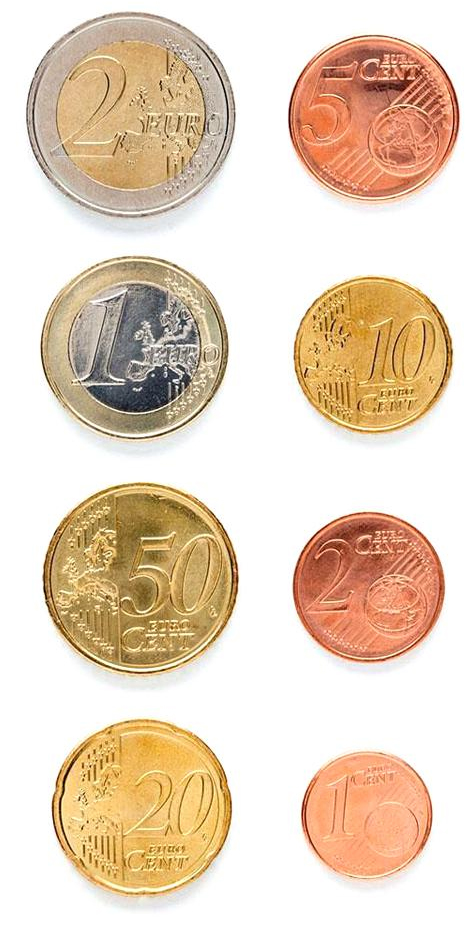
#> input picture P3/Monedas.jpg, 473 x 938 px
$ jupyter execute --allow-errors VC_practica3.ipynb
#> lines starting #> are read from the running program, lines starting #| are printed output that depends on the picture; after the words box and inside, x2 and y2 are one past the last pixel; in counts of white or black regions, pixels touching at a corner belong together
[cell 1]
import cv2
import numpy as np
import matplotlib.pyplot as plt
import csv

  TAREA: Los ejemplos ilustrativos anteriores permiten saber el número de monedas presentes en la imagen. ¿Cómo saber la cantidad de dinero presente en ella? Sugerimos identificar de forma interactiva (por ejemplo haciendo clic en la imagen) una moneda de un valor determinado en la imagen (por ejemplo de 1€). Tras obtener esa información y las dimensiones en milímetros de las distintas monedas, realiza una propuesta para estimar la cantidad de dinero en la imagen. Muestra la cuenta de monedas y dinero sobre la imagen. No hay restricciones sobre utilizar medidas geométricas o de color.

  Una vez resuelto el reto con la imagen ideal proporcionada, captura una o varias imágenes con monedas. Aplica el mismo esquema, tras identificar la moneda del valor determinado, calcula el dinero presente en la imagen. ¿Funciona correctamente? ¿Se observan problemas?

  Nota: Para establecer la correspondencia entre píxeles y milímetros, comentar que la moneda de un euro tiene un diámetro de 23.25 mm. la de 50 céntimos de 24.35, la de 20 céntimos de 22.25, etc.

Extras: Considerar que la imagen pueda contener objetos que no son monedas y/o haya solape entre las monedas. Demo en vivo.

[cell 2]
def redimensionar_imagen(img, ancho_max=800):
    alto, ancho = img.shape[:2]
    if ancho > ancho_max:
        escala = ancho_max / ancho
        nuevo_ancho = int(ancho * escala)
        nuevo_alto = int(alto * escala)
        img_redim = cv2.resize(img, (nuevo_ancho, nuevo_alto))
        return img_redim
    else:
        return img

#  --- 1. Cargar imágenes ---
img = cv2.imread("Monedas.jpg")
#> img is the input picture: shape (938, 473, 3); mean B, G, R 191.5, 212.3, 231.8
img1 = cv2.imread("test_monedas1.jpg")
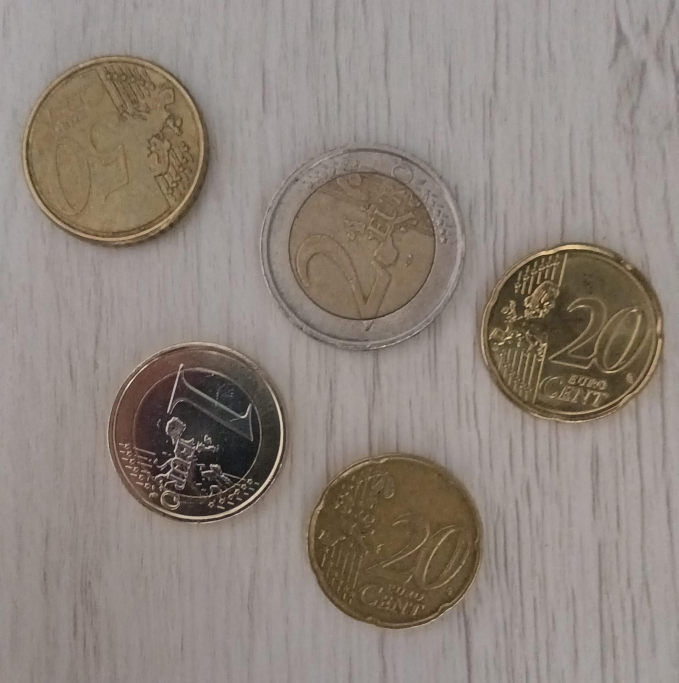
#> input picture P3/test_monedas1.jpg, 2035 x 2048 px (shown at 1/3 size)
#> img1 is the input picture: shape (2048, 2035, 3); mean B, G, R 124, 132, 142.5
img1 = redimensionar_imagen(img1, ancho_max=800) # nueva imagen
img2 = cv2.imread("monedas3.jpg")
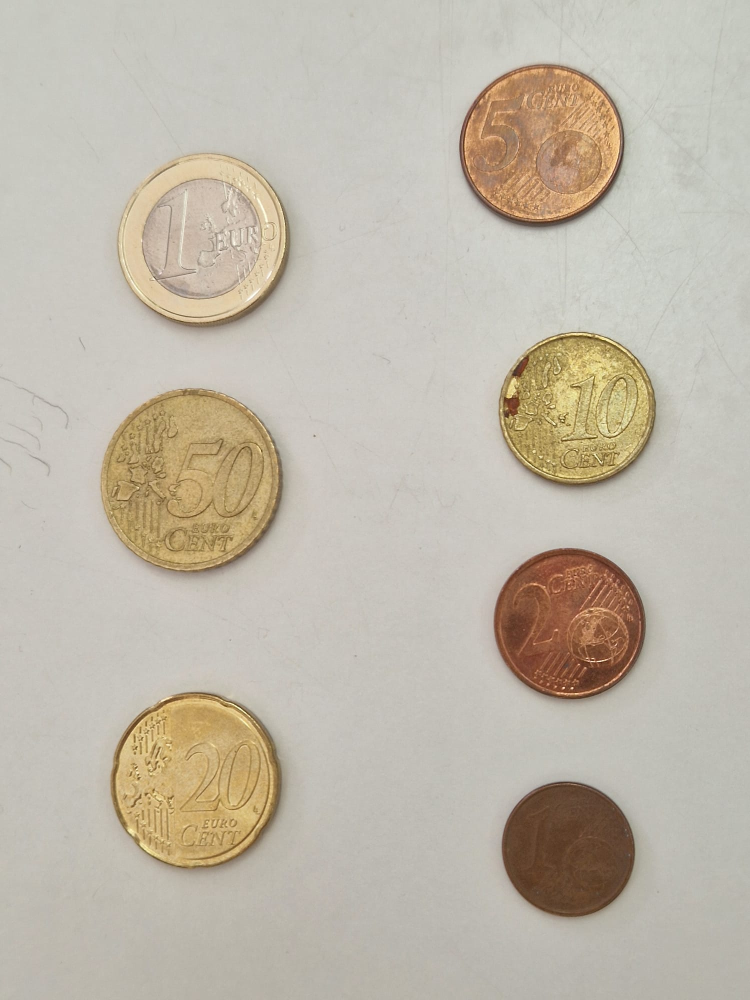
#> input picture P3/monedas3.jpg, 1500 x 2000 px (shown at 1/2 size)
#> img2 is the input picture: shape (2000, 1500, 3); mean B, G, R 170, 184.2, 191.9
img2 = redimensionar_imagen(img2, ancho_max=800)
if img is None or img1 is None:
    raise IOError("No se pudieron cargar las imágenes.")

# --- Función para procesar cada imagen ---
def procesar_monedas(img):
    img_display = img.copy()
    gray = cv2.cvtColor(img, cv2.COLOR_BGR2GRAY)
    gray = cv2.medianBlur(gray, 5)

    # Detectar monedas
    circles = cv2.HoughCircles(
        gray, cv2.HOUGH_GRADIENT, dp=1, minDist=50,
        param1=100, param2=45, minRadius=25, maxRadius=100
    )

    if circles is None:
        raise ValueError("No se detectaron monedas en la imagen.")

    circles = np.uint16(np.around(circles))

    # Dibujar todas las monedas detectadas
    for (x, y, r) in circles[0, :]:
        cv2.circle(img_display, (x, y), r, (0, 255, 0), 2)
        cv2.circle(img_display, (x, y), 2, (0, 0, 255), 3)

    # Selección de la moneda de referencia
    ref_diametro_mm = 23.25
    escala_mm_px = None
    ref_pos = None

    def seleccionar_moneda(event, x, y, flags, param):
        nonlocal escala_mm_px, ref_pos, img_display
        if event == cv2.EVENT_LBUTTONDOWN:
            distancias = [np.sqrt((x - cx)**2 + (y - cy)**2) for (cx, cy, _) in circles[0, :]]
            idx = np.argmin(distancias)
            (cx, cy, r) = circles[0][idx]
            ref_pos = (cx, cy)
            diametro_ref_px = 2 * r
            escala_mm_px = ref_diametro_mm / diametro_ref_px
            print(f"Moneda de referencia seleccionada en ({cx}, {cy})")
            # resaltar la referencia
            img_display[:] = img.copy()
            for (x0, y0, r0) in circles[0, :]:
                cv2.circle(img_display, (x0, y0), r0, (0, 255, 0), 2)
            cv2.circle(img_display, (cx, cy), r, (0, 0, 255), 3)

    cv2.namedWindow("Selecciona moneda de referencia")
    cv2.setMouseCallback("Selecciona moneda de referencia", seleccionar_moneda)
    while escala_mm_px is None:
        cv2.imshow("Selecciona moneda de referencia", img_display)
        if cv2.waitKey(1) & 0xFF == 27:
            break
    cv2.destroyAllWindows()

    if escala_mm_px is None:
        raise ValueError("No se seleccionó ninguna moneda de referencia.")

    # Valores de monedas
    monedas_info = {
        16.25: 0.01,
        18.75: 0.02,
        19.75: 0.10,
        21.25: 0.05,
        22.25: 0.20,
        23.25: 1.00,
        24.25: 0.50,
        25.75: 2.00
    }

    total = 0
    resultado = img.copy()

    for (x, y, r) in circles[0, :]:
        diametro_mm = 2 * r * escala_mm_px
        diametro_real = min(monedas_info.keys(), key=lambda d: abs(d - diametro_mm))
        valor = monedas_info[diametro_real]
        total += valor
        cv2.circle(resultado, (x, y), r, (0, 255, 0), 2)
        cv2.putText(resultado, f"{valor:.2f}EUR", (x - 25, y),
                    cv2.FONT_HERSHEY_SIMPLEX, 0.6, (255, 0, 0), 2)
    cv2.putText(resultado, f"Total: {total:.2f} EUR", (50, 50),
                cv2.FONT_HERSHEY_SIMPLEX, 1, (0, 0, 255), 3)

    return resultado, total


#> (the rest of this cell did not finish here and is left out)

#> in procesar_monedas, `gray = cv2.medianBlur(gray, 5)`:
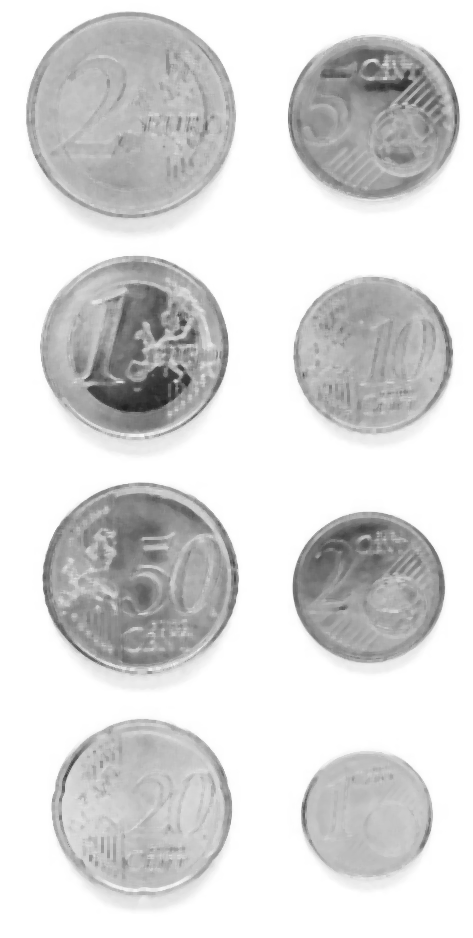
#> gray: shape (938, 473); min 32, max 255, mean 216.7
#> in procesar_monedas, `circles = cv2.HoughCircles( gray, cv2.HOUGH_GRADIENT, dp=1, minDist=50..`: circles = [[141.5, 577.5, 96], [368.5, 586.5, 75.3], [130.5, 114.5, 99.4], [369.5, 354.5, 76.7], [142.5, 807.5, 88.5], [135.5, 346.5, 91.6], [373.5, 118.5, 82.3], [362.5, 814.5, 62.1]]
#> in procesar_monedas, `circles = np.uint16(np.around(circles))`: circles = [[142, 578, 96], [368, 586, 75], [130, 114, 99], [370, 354, 77], [142, 808, 88], [136, 346, 92], [374, 118, 82], [362, 814, 62]]
#> the loop in procesar_monedas, `for (x, y, r) in circles[0, :]:` made 8 passes
#> after the loop in procesar_monedas, `for (x, y, r) in circles[0, :]:`:
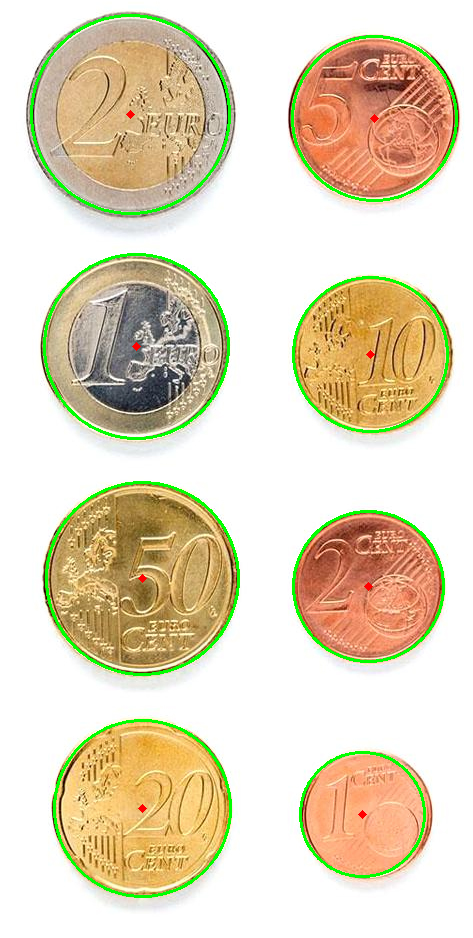
#> img_display: shape (938, 473, 3); 2.92% of pixels changed, all inside (x1, y1, x2, y2) = (30, 14, 458, 898)
#> (key Esc is pressed here)
resultado2, total2 = procesar_monedas(img1)
resultado3, total3 = procesar_monedas(img2)

plt.figure(figsize=(20, 8))

plt.subplot(1, 3, 1)
plt.imshow(cv2.cvtColor(resultado1, cv2.COLOR_BGR2RGB))
plt.axis("off")
plt.title(f"Monedas.jpg\nTotal: {total1:.2f} EUR")

plt.subplot(1, 3, 2)
plt.imshow(cv2.cvtColor(resultado2, cv2.COLOR_BGR2RGB))
plt.axis("off")
plt.title(f"monedas2.jpg\nTotal: {total2:.2f} EUR")

plt.subplot(1, 3, 3)
plt.imshow(cv2.cvtColor(resultado3, cv2.COLOR_BGR2RGB))
plt.axis("off")
plt.title(f"monedas3.jpg\nTotal: {total3:.2f} EUR")

plt.show()

TAREA: La tarea consiste en extraer características (geométricas y/o visuales) de las tres imágenes completas de partida, y *aprender* patrones que permitan identificar las partículas en nuevas imágenes. Para ello se proporciona como imagen de test *MPs_test.jpg* y sus correpondientes anotaciones *MPs_test_bbs.csv* con la que deben obtener las métricas para su propuesta de clasificación de microplásticos, además de la matriz de confusión. La matriz de confusión permitirá mostrar para cada clase el número de muestras que se clasifican correctamente de dicha clase, y el número de muestras que se clasifican incorrectamente como perteneciente a una de las otras dos clases.

En el trabajo [SMACC: A System for Microplastics Automatic Counting and Classification](https://doi.org/10.1109/ACCESS.2020.2970498), las características geométricas utilizadas fueron:

- Área en píxeles
- Perímetro en píxeles
- Compacidad (relación entre el cuadrado del perímetro y el área de la partícula)
- Relación del área de la partícula con la del contenedor
- Relación del ancho y el alto del contenedor
- Relación entre los ejes de la elipse ajustada
- Definido el centroide, relación entre las distancias menor y mayor al contorno

Si no se quedan satisfechos con la segmentación obtenida, es el mundo real, también en el README comento técnicas recientes de segmentación, que podrían despertar su curiosidad.

[cell 3]
import cv2
import numpy as np
import pandas as pd
from sklearn.ensemble import RandomForestClassifier
from sklearn.metrics import confusion_matrix, classification_report
import matplotlib.pyplot as plt
import seaborn as sns
import os, sys

def extract_features(contour):
    """Extrae 7 características geométricas de un contorno."""
    area = cv2.contourArea(contour)
    if area < 20:
        return None
    perimeter = cv2.arcLength(contour, True)
    compactness = (perimeter ** 2) / area if area > 0 else 0
    x, y, w, h = cv2.boundingRect(contour)
    bbox_area = w * h
    solidity = area / bbox_area if bbox_area > 0 else 0
    aspect_ratio = w / h if h > 0 else 0
    if len(contour) >= 5:
        (center, axes, angle) = cv2.fitEllipse(contour)
        major_axis, minor_axis = max(axes), min(axes)
        ellipse_ratio = minor_axis / major_axis if major_axis > 0 else 0
    else:
        ellipse_ratio = 0
    M = cv2.moments(contour)
    if M["m00"] == 0:
        return None
    cx, cy = int(M["m10"] / M["m00"]), int(M["m01"] / M["m00"])
    distances = [np.hypot(pt[0][0] - cx, pt[0][1] - cy) for pt in contour]
    centroid_dist_ratio = min(distances) / max(distances) if max(distances) > 0 else 0
    return [area, perimeter, compactness, solidity, aspect_ratio, ellipse_ratio, centroid_dist_ratio]

def process_image_for_features(image_path, label):
    if not os.path.exists(image_path):
        print(f"Imagen no encontrada: {image_path}")
        sys.exit(1)
    image = cv2.imread(image_path)
    gray = cv2.cvtColor(image, cv2.COLOR_BGR2GRAY)
    blurred = cv2.GaussianBlur(gray, (5, 5), 0)
    _, binary_mask = cv2.threshold(blurred, 0, 255, cv2.THRESH_BINARY_INV + cv2.THRESH_OTSU)
    contours, _ = cv2.findContours(binary_mask, cv2.RETR_EXTERNAL, cv2.CHAIN_APPROX_SIMPLE)
    features_list = [f for c in contours if (f := extract_features(c)) is not None]
    labels = [label] * len(features_list)
    return features_list, labels

print("Procesando imágenes de entrenamiento")
features_pel, labels_pel = process_image_for_features('PEL.png', 'PEL')
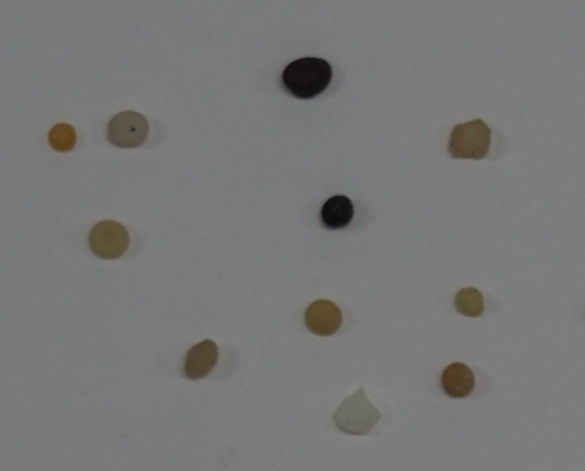
#> input picture P3/PEL.png, 1170 x 942 px (shown at 1/2 size)
#> in process_image_for_features, image is the input picture: shape (942, 1170, 3); mean B, G, R 119.2, 119.7, 119.4
#> in process_image_for_features, `_, binary_mask = cv2.threshold(blurred, 0, 255, cv2.THRESH_BINARY_INV ..`:
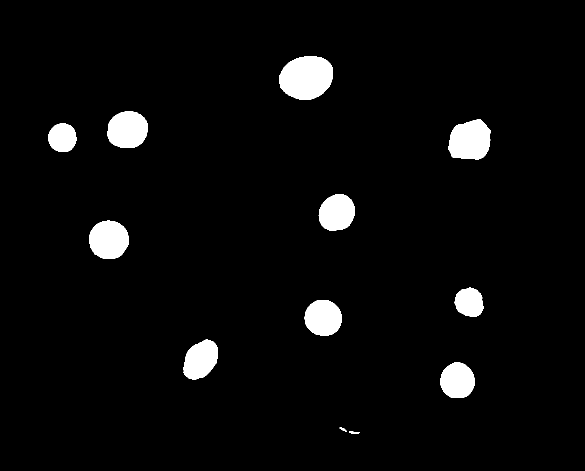
#> binary_mask: shape (942, 1170) (shown at 1/2 size); 4% white; 12 white regions
#> in process_image_for_features, `contours, _ = cv2.findContours(binary_mask, cv2.RETR_EXTERNAL, cv2.CHA..`: contours = 12 contours; largest, box (x1, y1, x2, y2) and area: (558, 112, 666, 200) 7274, (897, 238, 981, 319) 5278, (178, 441, 258, 518) 4724, (215, 222, 296, 296) 4684, (609, 600, 684, 671) 4132
#> in extract_features, `area = cv2.contourArea(contour)`: area = 50.5
#> in extract_features, `perimeter = cv2.arcLength(contour, True)`: perimeter = 46.73
#> in extract_features, `compactness = (perimeter ** 2) / area if area > 0 else 0`: compactness = 43.24
#> in extract_features, `x, y, w, h = cv2.boundingRect(contour)`: x = 698; y = 863; w = 22; h = 5
#> in extract_features, `bbox_area = w * h`: bbox_area = 110
#> in extract_features, `solidity = area / bbox_area if bbox_area > 0 else 0`: solidity = 0.459
#> in extract_features, `aspect_ratio = w / h if h > 0 else 0`: aspect_ratio = 4.4
#> in extract_features, `(center, axes, angle) = cv2.fitEllipse(contour)`: center = (707.9, 865); axes = (3.94, 20.21); angle = 94.2
#> in extract_features, `major_axis, minor_axis = max(axes), min(axes)`: major_axis = 20.21; minor_axis = 3.94
#> in extract_features, `ellipse_ratio = minor_axis / major_axis if major_axis > 0 else 0`: ellipse_ratio = 0.195
#> in extract_features, `M = cv2.moments(contour)`: M = moments, m00 50.5, centre m10/m00, m01/m00 = (707.3, 865)
#> in extract_features, `cx, cy = int(M["m10"] / M["m00"]), int(M["m01"] / M["m00"])`: cx = 707; cy = 865
#> in extract_features, `distances = [np.hypot(pt[0][0] - cx, pt[0][1] - cy) for pt in contour]`: distances = [9.22, 9.06, 8, 6, 5.1, 4.12, 3.61, 2.24, 2.24, 3.16, 4.47, 8.25, 9.06, 10.05, 11, 12, 8, 7.07, 1, 2.24]
#> in extract_features, `centroid_dist_ratio = min(distances) / max(distances) if max(distances..`: centroid_dist_ratio = 0.0833
#> in process_image_for_features, `features_list = [f for c in contours if (f := extract_features(c)) is ..`: features_list = 12 items
#> in process_image_for_features, `labels = [label] * len(features_list)`: labels = ['PEL', 'PEL', 'PEL', 'PEL', 'PEL', 'PEL', 'PEL', 'PEL', 'PEL', 'PEL', 'PEL', 'PEL']
#> features_pel = 12 items; labels_pel has the same summary as labels in process_image_for_features
features_tar, labels_tar = process_image_for_features('TAR.png', 'TAR')
#> call 2 of process_image_for_features, with image_path = 'TAR.png', label = 'TAR'
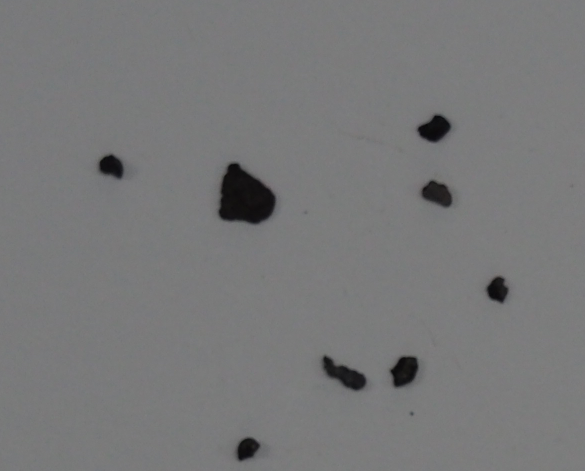
#> input picture P3/TAR.png, 1170 x 942 px (shown at 1/2 size)
#> in process_image_for_features, image is the input picture: shape (942, 1170, 3); mean B, G, R 120.5, 119.9, 119.7
#> in process_image_for_features (call 2), `_, binary_mask = cv2.threshold(blurred, 0, 255, cv2.THRESH_BINARY_INV ..`:
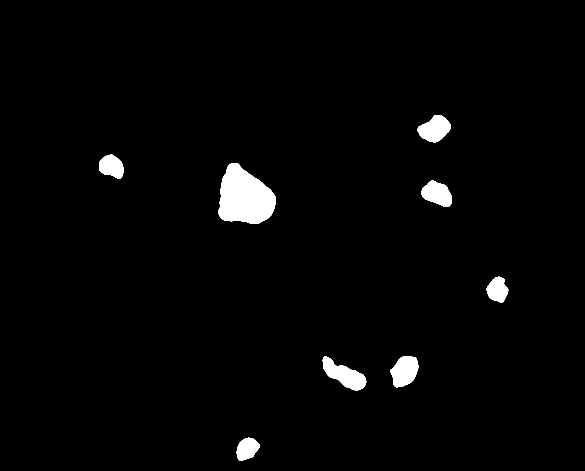
#> binary_mask: shape (942, 1170) (shown at 1/2 size); 2.3% white; 8 white regions
#> in process_image_for_features (call 2), `contours, _ = cv2.findContours(binary_mask, cv2.RETR_EXTERNAL, cv2.CHA..`: contours = 8 contours; box (x1, y1, x2, y2) and area: (437, 326, 552, 448) 9742, (645, 712, 733, 781) 2824, (780, 713, 837, 775) 2457, (835, 230, 902, 285) 2336, (843, 361, 904, 414) 2115, (198, 309, 247, 358) 1664, (973, 553, 1017, 606) 1524, (473, 875, 520, 922) 1466
#> in process_image_for_features (call 2), `features_list = [f for c in contours if (f := extract_features(c)) is ..`: features_list = 8 items
#> in process_image_for_features (call 2), `labels = [label] * len(features_list)`: labels = ['TAR', 'TAR', 'TAR', 'TAR', 'TAR', 'TAR', 'TAR', 'TAR']
#> features_tar = 8 items; labels_tar has the same summary as labels in process_image_for_features
features_fra, labels_fra = process_image_for_features('FRA.png', 'FRA')
#> call 3 of process_image_for_features, with image_path = 'FRA.png', label = 'FRA'
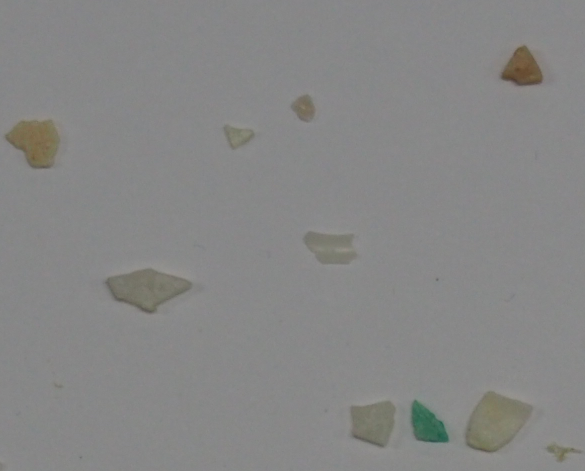
#> input picture P3/FRA.png, 1170 x 942 px (shown at 1/2 size)
#> in process_image_for_features, image is the input picture: shape (942, 1170, 3); mean B, G, R 133.5, 134.2, 134.1
#> in process_image_for_features (call 3), `_, binary_mask = cv2.threshold(blurred, 0, 255, cv2.THRESH_BINARY_INV ..`:
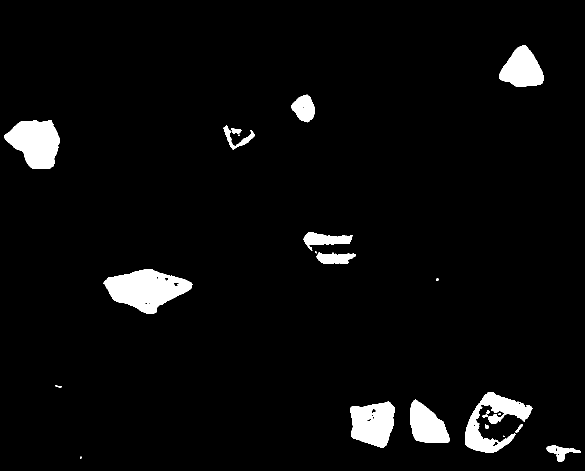
#> binary_mask: shape (942, 1170) (shown at 1/2 size); 4.2% white; 23 white regions (5 under 20 px)
#> in process_image_for_features (call 3), `contours, _ = cv2.findContours(binary_mask, cv2.RETR_EXTERNAL, cv2.CHA..`: contours = 23 contours, 7 with area under 20; largest, box (x1, y1, x2, y2) and area: (206, 538, 385, 628) 9427, (9, 240, 120, 338) 7334, (930, 784, 1065, 906) 6175, (701, 803, 790, 895) 6115, (998, 90, 1088, 174) 4801
X_train = np.array(features_pel + features_tar + features_fra)
y_train = np.array(labels_pel + labels_tar + labels_fra)
print(f"{len(X_train)} partículas extraídas para entrenamiento.\n")
#| 36 partículas extraídas para entrenamiento.


model = RandomForestClassifier(n_estimators=400, random_state=42, class_weight="balanced")
model.fit(X_train, y_train)

print("Procesando imagen y anotaciones de prueba")
test_image_path = 'MPs_test.jpg'
test_csv_path = 'MPs_test_bbs.csv'
#> (the rest of this cell did not finish here and is left out)
